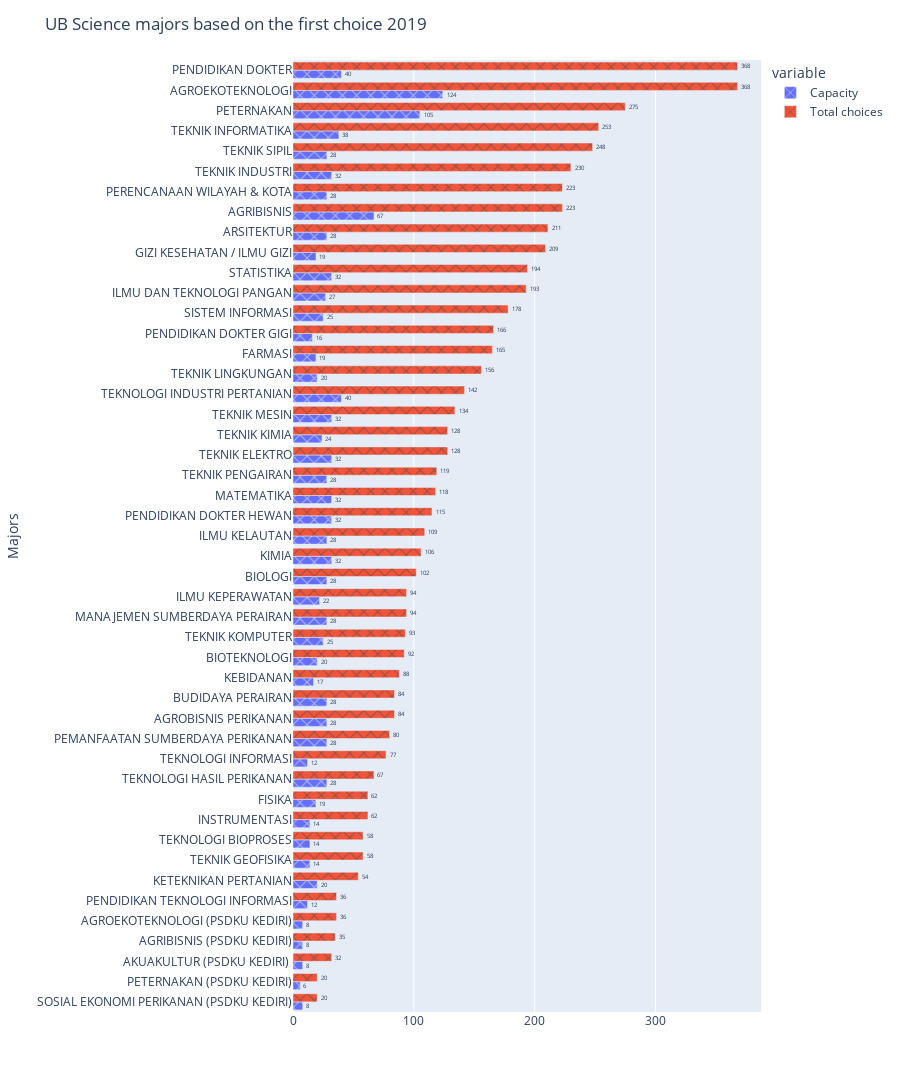

Write notebook code for a chart like this one.
### Code cell
fig = px.bar(data_frame=a,y='first_major',x=['Capacity','Total choices'],barmode='group',height=1400,text_auto=True,pattern_shape_sequence=["x"])
fig.update_layout(title='UB Science majors based on the first choice 2019',xaxis_title='',yaxis_title='Majors')
fig.update_traces(textfont_size=36, textangle=0, textposition="outside", cliponaxis=False)
fig.show()

### Figure 1 — Plotly figure (JSON) as saved in the notebook; plotly's stock layout.template omitted (floating-point values rounded to 4 significant figures)
{"data": [{"alignmentgroup": "True", "cliponaxis": false, "hovertemplate": "variable=Capacity<br>value=%{x}<br>first_major=%{y}<extra></extra>", "legendgroup": "Capacity", "marker": {"color": "#636efa", "pattern": {"shape": "x"}}, "name": "Capacity", "offsetgroup": "Capacity", "orientation": "h", "showlegend": true, "textangle": 0, "textfont": {"size": 36}, "textposition": "outside", "texttemplate": "%{x}", "type": "bar", "x": [8, 6, 8, 8, 8, 12, 20, 14, 14, 14, 19, 28, 12, 28, 28, 28, 17, 20, 25, 28, 22, 28, 32, 28, 32, 32, 28, 32, 24, 32, 40, 20, 19, 16, 25, 27, 32, 19, 28, 67, 28, 32, 28, 38, 105, 124, 40], "xaxis": "x", "y": ["SOSIAL EKONOMI PERIKANAN (PSDKU KEDIRI)", "PETERNAKAN (PSDKU KEDIRI)", "AKUAKULTUR (PSDKU KEDIRI) ", "AGRIBISNIS (PSDKU KEDIRI)", "AGROEKOTEKNOLOGI (PSDKU KEDIRI)", "PENDIDIKAN TEKNOLOGI INFORMASI", "KETEKNIKAN PERTANIAN", "TEKNIK GEOFISIKA", "TEKNOLOGI BIOPROSES", "INSTRUMENTASI", "FISIKA", "TEKNOLOGI HASIL PERIKANAN", "TEKNOLOGI INFORMASI", "PEMANFAATAN SUMBERDAYA PERIKANAN", "AGROBISNIS PERIKANAN", "BUDIDAYA PERAIRAN", "KEBIDANAN", "BIOTEKNOLOGI", "TEKNIK KOMPUTER", "MANAJEMEN SUMBERDAYA PERAIRAN", "ILMU KEPERAWATAN", "BIOLOGI", "KIMIA", "ILMU KELAUTAN", "PENDIDIKAN DOKTER HEWAN", "MATEMATIKA", "TEKNIK PENGAIRAN", "TEKNIK ELEKTRO", "TEKNIK KIMIA", "TEKNIK MESIN", "TEKNOLOGI INDUSTRI PERTANIAN", "TEKNIK LINGKUNGAN", "FARMASI", "PENDIDIKAN DOKTER GIGI", "SISTEM INFORMASI", "ILMU DAN TEKNOLOGI PANGAN", "STATISTIKA", "GIZI KESEHATAN / ILMU GIZI", "ARSITEKTUR", "AGRIBISNIS", "PERENCANAAN WILAYAH & KOTA", "TEKNIK INDUSTRI", "TEKNIK SIPIL", "TEKNIK INFORMATIKA", "PETERNAKAN", "AGROEKOTEKNOLOGI", "PENDIDIKAN DOKTER"], "yaxis": "y"}, {"alignmentgroup": "True", "cliponaxis": false, "hovertemplate": "variable=Total choices<br>value=%{x}<br>first_major=%{y}<extra></extra>", "legendgroup": "Total choices", "marker": {"color": "#EF553B", "pattern": {"shape": "x"}}, "name": "Total choices", "offsetgroup": "Total choices", "orientation": "h", "showlegend": true, "textangle": 0, "textfont": {"size": 36}, "textposition": "outside", "texttemplate": "%{x}", "type": "bar", "x": [20, 20, 32, 35, 36, 36, 54, 58, 58, 62, 62, 67, 77, 80, 84, 84, 88, 92, 93, 94, 94, 102, 106, 109, 115, 118, 119, 128, 128, 134, 142, 156, 165, 166, 178, 193, 194, 209, 211, 223, 223, 230, 248, 253, 275, 368, 368], "xaxis": "x", "y": ["SOSIAL EKONOMI PERIKANAN (PSDKU KEDIRI)", "PETERNAKAN (PSDKU KEDIRI)", "AKUAKULTUR (PSDKU KEDIRI) ", "AGRIBISNIS (PSDKU KEDIRI)", "AGROEKOTEKNOLOGI (PSDKU KEDIRI)", "PENDIDIKAN TEKNOLOGI INFORMASI", "KETEKNIKAN PERTANIAN", "TEKNIK GEOFISIKA", "TEKNOLOGI BIOPROSES", "INSTRUMENTASI", "FISIKA", "TEKNOLOGI HASIL PERIKANAN", "TEKNOLOGI INFORMASI", "PEMANFAATAN SUMBERDAYA PERIKANAN", "AGROBISNIS PERIKANAN", "BUDIDAYA PERAIRAN", "KEBIDANAN", "BIOTEKNOLOGI", "TEKNIK KOMPUTER", "MANAJEMEN SUMBERDAYA PERAIRAN", "ILMU KEPERAWATAN", "BIOLOGI", "KIMIA", "ILMU KELAUTAN", "PENDIDIKAN DOKTER HEWAN", "MATEMATIKA", "TEKNIK PENGAIRAN", "TEKNIK ELEKTRO", "TEKNIK KIMIA", "TEKNIK MESIN", "TEKNOLOGI INDUSTRI PERTANIAN", "TEKNIK LINGKUNGAN", "FARMASI", "PENDIDIKAN DOKTER GIGI", "SISTEM INFORMASI", "ILMU DAN TEKNOLOGI PANGAN", "STATISTIKA", "GIZI KESEHATAN / ILMU GIZI", "ARSITEKTUR", "AGRIBISNIS", "PERENCANAAN WILAYAH & KOTA", "TEKNIK INDUSTRI", "TEKNIK SIPIL", "TEKNIK INFORMATIKA", "PETERNAKAN", "AGROEKOTEKNOLOGI", "PENDIDIKAN DOKTER"], "yaxis": "y"}], "layout": {"barmode": "group", "height": 1400, "legend": {"title": {"text": "variable"}, "tracegroupgap": 0}, "margin": {"t": 60}, "title": {"text": "UB Science majors based on the first choice 2019"}, "xaxis": {"anchor": "y", "domain": [0, 1], "title": {"text": ""}}, "yaxis": {"anchor": "x", "domain": [0, 1], "title": {"text": "Majors"}}}}
